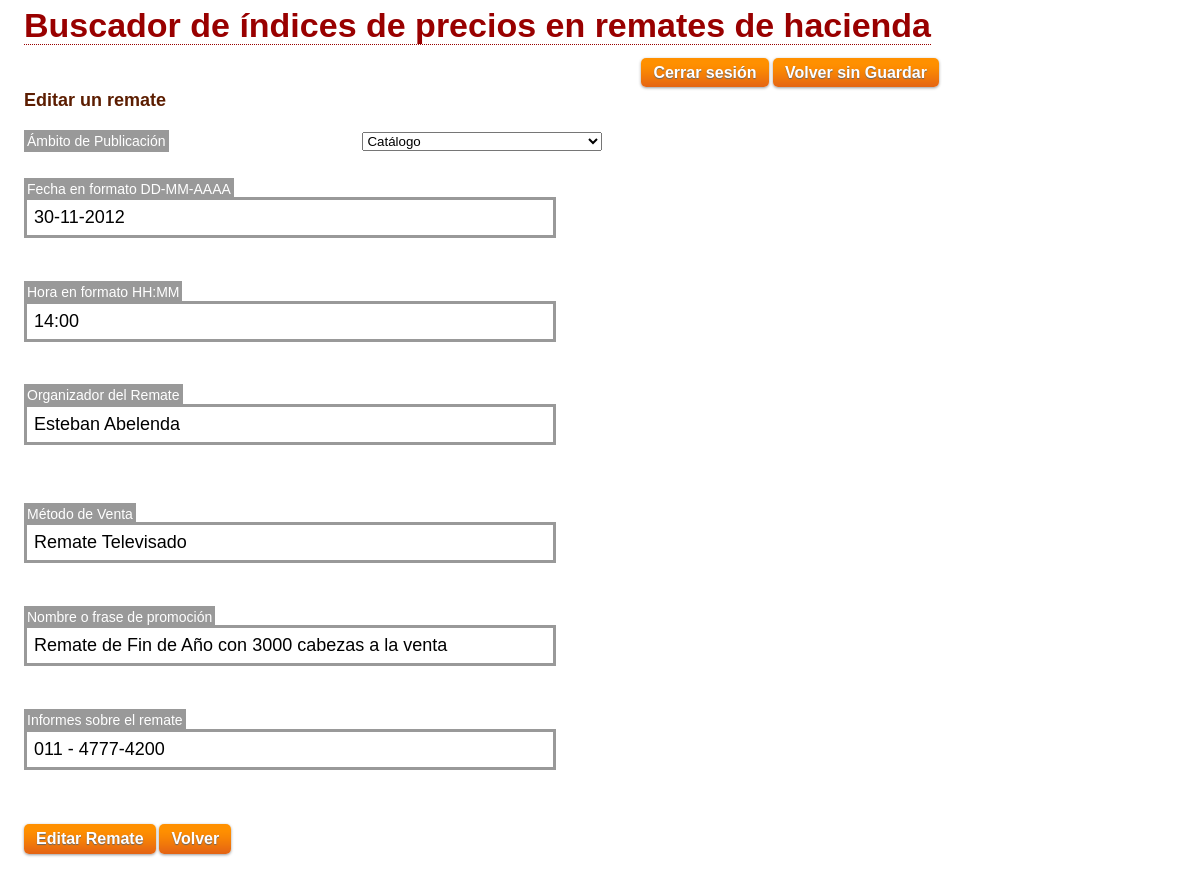
Page /editar-remate.php?subasta=135 (signed in) on the committed database.
### tables this page shows
CREATE TABLE IF NOT EXISTS `remates` (
  `remate_id` int(11) NOT NULL AUTO_INCREMENT,
  `fecha_re` date NOT NULL,
  `hora_re` varchar(5) NOT NULL DEFAULT '14:00',
  `organizador` varchar(100) DEFAULT NULL,
  `metodo` varchar(50) DEFAULT NULL,
  `logo_re` varchar(255) NOT NULL DEFAULT 'images/logos/rural.png',
  `nombre_re` varchar(50) DEFAULT NULL,
  `informes_re` varchar(50) NOT NULL DEFAULT '(011) 4777-4200',
  `status_re` int(1) NOT NULL DEFAULT '0',
  `cardinal_re` int(11) NOT NULL DEFAULT '0',
  PRIMARY KEY (`remate_id`)
);

### inc/class.hacienda.inc.php (called while the page is built, shortened)
<?php
class BipherHacienda
{
	private $_db;
	public function __construct($db=NULL)
	{
		if(is_object($db))
		{
			$this->_db = $db;
		}
		else
		{
			$dsn = "mysql:host=".DB_HOST.";dbname=".DB_NAME;
			$this->_db = new PDO($dsn, DB_USER, DB_PASS);
		}
	}
	public function cargarInfoRemate($subasta=NULL)
	{
		$subasta = $_GET['subasta'];
		$sql = "SELECT * FROM remates WHERE remate_id=:subasta";
		try
		{
			$stmt = $this->_db->prepare($sql);
			$stmt->bindParam(':subasta', $subasta, PDO::PARAM_INT);
			$stmt->execute();
			$linea = $stmt->fetch();
			return array($linea['remate_id'],
							$linea['fecha_re'],
							$linea['hora_re'],
							$linea['organizador'],
							$linea['metodo'],
							$linea['logo_re'],
							$linea['nombre_re'],
							$linea['informes_re'],
							$linea['status_re'],
							$linea['cardinal_re']);
		}
		catch(PDOException $e)
		{
			return FALSE;
		}
	}
}
?>

### editar-remate.php (the view, shortened to what this page needs)
<html <?php xm();?>>
<head>
</head>
<body>
<?php include_once 'comun/abre-body-usuario.php';?>
<?php if(!empty($_SESSION['LoggedIn']) && !empty($_SESSION['username'])): ?>
<?php
	include_once 'inc/class.hacienda.inc.php';
	$rema = new BipherHacienda($db);
	list($rid, $fecha, $hora, $organizador, $metodo, $logo, $nombre, $info, $sta, $cardinal) = $rema->cargarInfoRemate();
		$op2 = '';
	switch ($sta)
	{
		case 2:
			$op2 = 'selected="selected"';
		break;
	}
?>
		<h2>Editar un remate</h2>
			<br />
		<form method="post" action="db-interaccion/hacienda.php"
			id="editar-remate-form">
			<div>
				<label for="status_re">Ámbito de Publicación</label>
				<select id="status_re" name="status_re" class="desplazado">
					<option value="2" <?php echo $op2; ?>><?php echo ambitoDePublicacion(2)?></option>
				</select>
					<br /><br /><br />
				<label for="fecha_re">Fecha en formato DD-MM-AAAA </label>
				<input type="text" name="fecha_re" id="nueva-fecha" value="<?php echo darVueltaFecha($fecha); ?>" />
					<br /><br />
				<label for="hora_re">Hora en formato HH:MM </label>
				<input type="text" name="hora_re" id="nueva-hora" value="<?php echo $hora; ?>" />
					<br /><br />
				<label for="organizador">Organizador del Remate</label>
				<input type="text" name="organizador" id="organizador" value="<?php echo $organizador; ?>"  />
					<br />
					<br /><br />
				<label for="metodo">Método de Venta</label>
				<input type="text" name="metodo" id="metodo" value="<?php echo $metodo; ?>" />
					<br /><br />
				<label for="nombre_re">Nombre o frase de promoción </label>
				<input type="text" name="nombre_re" id="nombre_re" value="<?php echo $nombre; ?>" />
					<br /><br />
				<label for="informes_re">Informes sobre el remate</label>
				<input type="text" name="informes_re" id="informes_re" value="<?php echo $info; ?>" />
					<br /><br />
				<input type="submit" name="editarremate" id="editarremate" value="Editar Remate" class="button" />
				<input type="submit" name="atras" id="atras" value="Volver" class="button" />
			</div>
		</form>
<?php
	else:
?>
	<h2>Inicie Sesión...</h2>
<?php
	include_once 'comun/form-loguearse.txt';
	endif;
?>
	</div>
</body>
</html>

### comun/frente.css (style rules this page uses)
* { margin: 0; padding: 0; }
input { outline: 0; }
body { font: 14px/1.1 Helvetica, Sans-Serif; }
.button { background: url(../images/button-bg.png) repeat-x; -moz-border-radius: 5px; padding: 6px 12px; border: none; color: white; cursor: pointer; text-shadow: 0 1px 1px #666; -webkit-border-radius: 5px; -webkit-box-shadow: 0 1px 3px #999; font: bold 16px Helvetica; margin-top: 8px; }
h2 { font: bold 18px Helvetica, Sans-Serif; margin: 0 0 0 0; color: #5C1D01; }
label { background: #999; color: white; padding: 3px; }
select { width: 240px; position: relative; margin-top: 6px; }
select.desplazado { left:190px; }
input[type="text"], input[type="password"], textarea { width: 512px; border: 3px solid #999; font-size: 18px; padding: 7px; display: block; margin-bottom: 16px; }

### rows in the picture
remates: fecha_re "30-11-2012", hora_re "14:00", organizador "Esteban Abelenda", metodo "Remate Televisado", nombre_re "Remate de Fin de Año con 3000 cabezas a la venta", informes_re "011 - 4777-4200"

### other values in the picture
form field status_re "Catálogo"
